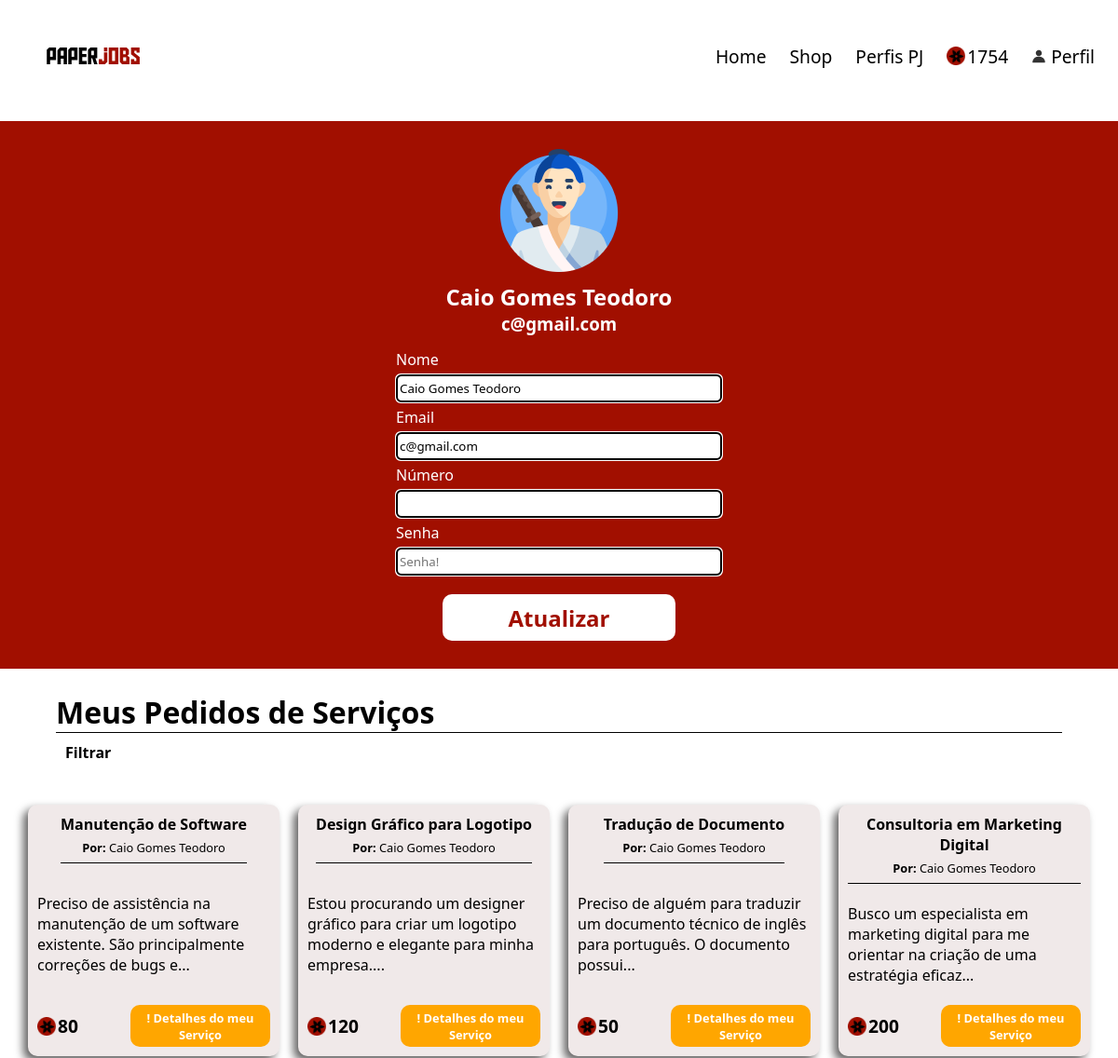
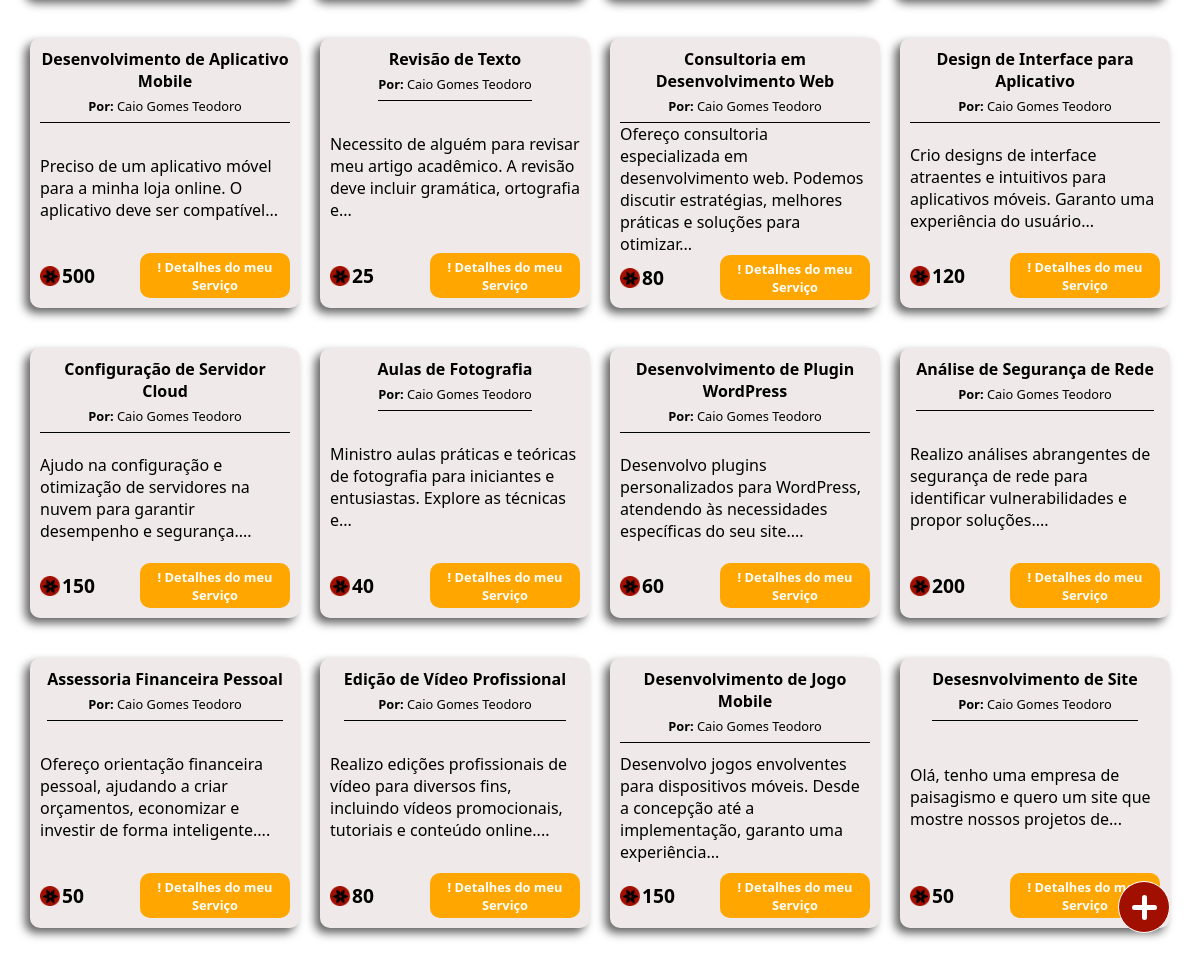
The app's page /perfil.php (signed in) with its own data (2 pictures, top to bottom).
### tables this page shows
CREATE TABLE IF NOT EXISTS `usuarios` (
  `usuario_id` int(11) NOT NULL AUTO_INCREMENT,
  `usuario_nome` varchar(255) NOT NULL,
  `usuario_email` varchar(255) NOT NULL,
  `usuario_senha` varchar(255) NOT NULL,
  `usuario_numero` varchar(20) NOT NULL,
  `usuario_nivel` varchar(6) NOT NULL,
  `usuario_status` int(11) NOT NULL,
  `usuario_ultimo_login` timestamp NOT NULL DEFAULT current_timestamp() ON UPDATE current_timestamp(),
  `usuario_criado` timestamp NOT NULL DEFAULT current_timestamp(),
  `usuario_pontos` int(11) NOT NULL DEFAULT 0,
  PRIMARY KEY (`usuario_id`)
);

CREATE TABLE IF NOT EXISTS `servicos` (
  `servico_id` int(11) NOT NULL AUTO_INCREMENT,
  `servico_autor_id` varchar(50) NOT NULL DEFAULT '0',
  `servico_titulo` varchar(50) NOT NULL DEFAULT '0',
  `servico_descricao` varchar(250) NOT NULL DEFAULT '0',
  `servico_valor` int(11) NOT NULL DEFAULT 50,
  `servico_status` varchar(50) NOT NULL DEFAULT '0',
  `servico_data` timestamp NOT NULL DEFAULT current_timestamp(),
  `servico_orcamento_max` int(11) NOT NULL DEFAULT 0,
  `servico_tecnologias_usadas` varchar(50) DEFAULT NULL,
  `servico_prazo_max` varchar(50) DEFAULT NULL,
  `servico_ativo` int(11) DEFAULT 0,
  PRIMARY KEY (`servico_id`)
);

### functions/functions_usuarios.php (called while the page is built, shortened)
<?php
function listarUsuarios($conn, $id = null)
{
    $query = "SELECT * FROM usuarios WHERE 1=1";
    if (!empty($id))
        $query .= " AND usuario_id = " . mysqli_real_escape_string($conn, $id);
    $result = $conn->query($query);
    if ($result->num_rows > 0) {
        $usuarios = [];
        while ($row = $result->fetch_assoc()) {
            $usuarios[] = $row;
        }
        return $usuarios;
    } else {
        return [];
    }
}

### functions/functions_servicos.php (called while the page is built, shortened)
<?php
function listaServicos($conn, $id = NULL, $servico_autor_id = NULL, $titulo = NULL, $tipo = NULL, $status = NULL, $order_by = NULL, $limite = NULL, $servico_ativo = null)
{
    $query = "SELECT servicos.*, usuarios.usuario_nome, servicos_status.servico_status_nome, servicos_status.servico_status_quantidade_desbloqueado FROM servicos
              INNER JOIN servicos_status ON servicos.servico_status = servicos_status.servico_status_id
              INNER JOIN usuarios ON servicos.servico_autor_id = usuarios.usuario_id WHERE 1=1";
    if (is_numeric($servico_autor_id))
        $query .= " AND servico_autor_id = " . mysqli_real_escape_string($conn, $servico_autor_id);
    if (!empty($order_by))
        $query .= " ORDER BY servico_data $order_by";
    $result = mysqli_query($conn, $query);
    if ($result !== FALSE) {
        return $result;
    } else {
        return "ERRO: " . mysqli_error($conn);
    }
}

### perfil.php (the view, shortened to what this page needs)
<?php
require("header.php");
$atualizar = isset($_REQUEST['atualizar']) ? $_REQUEST['atualizar'] : false;
?>
<!DOCTYPE html>
<html lang="pt-br">
    <head>
    </head>
    <body>
        <div class="container-perfil">
            <div class="container-info-perfil" id="container-info-perfil">
                <img class="perfil_img" src="assets/iconPerfil/icon_perfil.png" alt="">
                <h2 class='usuario-nome'><?php echo $_SESSION['usuario']["usuario_nome"]; ?></h2>
                <h3 class='usuario-tipo'><?php echo $_SESSION['usuario']["usuario_email"]; ?></h3>
            </div>
            <div class="main">
                <div class="informacoes-perfil-selecionado">
                    <form action="" method='POST' class="container-atualizar_usuario">
                        <div class="containers-inputs">
                            <label for="">Nome</label><br>
                            <input class="usuario-input usuario_nome" <?php echo $atualizar == true ? "" : ' disabled'; ?>
                                value="<?php echo $_SESSION['usuario']["usuario_nome"]; ?>" type="text"
                                name="usuario_nome" id="">
                        </div>
                        <div class="containers-inputs">
                            <label for="">Email</label><br>
                            <input class="usuario-input usuario_email" <?php echo $atualizar == true ? "" : ' disabled'; ?>
                                value="<?php echo $_SESSION['usuario']["usuario_email"]; ?>" type="email"
                                name="usuario_email" id="">
                        </div>
                        <div class="containers-inputs">
                            <label for="">Número</label><br>
                            <input class="usuario-input usuario_numero" <?php echo $atualizar == true ? "" : ' disabled'; ?>
                                value="<?php echo $_SESSION['usuario']["usuario_numero"]; ?>" type="text"
                                name="usuario_numero" id="telefone">
                        </div>
                        <div class="containers-inputs">
                            <label for="">Senha</label><br>
                            <input class="usuario-input usuario_senha" disabled style="color:black" type="password"
                                name="usuario_senha" placeholder="Senha!" id="">
                        </div>
                        <form id="perfilForm" action="perfil.php" method="GET">
                            <div class="btns"
                                style="display:flex; width:100%;justify-content: center;margin-top: 15px;">
                                <?php if ($atualizar == false) {
                                    ?>
                                    <input class="btn_atualizar_usuario" type="button" name="atualizar" value="Atualizar">
                                <?php } ?>
                            </div>
                        </form>
                    </form>
                </div>
            </div>
        </div>
        <div class="container_servicos" style="margin-top:25px;">
            <div class="titulo_servicos">
                <h4>Meus Pedidos de Serviços</h4>
            </div>
            <div class="filtros">
                <li><b>Filtrar</b></li>
            </div>
            <div class="container_cards_servicos">
                <?php
                $listaServicos = listaServicos($conn, null, $_SESSION['usuario']["usuario_id"], null, null, null, 'DESC');
                if (!empty($listaServicos)) {
                    foreach ($listaServicos as $servico) {
                        $varfica_servico_desbloqueado = verificaServicoDesbloqueado($conn, $servico['servico_id'], $_SESSION['usuario']["usuario_id"]);
                        ?>
                        <div class="card_servico" id_serviço="<?php echo $servico['servico_id']; ?>">
                            <div class="card_header" style="border-bottom:1px solid black;">
                                <div class="titulo_servico"><b> <?php echo $servico['servico_titulo']; ?></b></div>
                                <div class="dono_servico"><b>Por:</b><?php echo " " . $servico['usuario_nome']; ?></div>
                            </div>
                            <div class="card_body">
                                <span>
                                    <?php
                                    $descricao = $servico['servico_descricao'];
                                    $palavras = explode(' ', $descricao);
                                    if (count($palavras) > 8) {
                                        $descricao = implode(' ', array_slice($palavras, 0, 15)) . '...';
                                    }
                                    echo $descricao;
                                    ?>
                                </span>
                            </div>
                            <div class="card_footer" style="justify-content: space-between;">
                                <div class="moedas_servico">
                                    <img class="icon_ponto" src="assets/icons/Pontos.png" alt="icon_moeda"><b>
                                        <?php echo $servico['servico_valor']; ?></b>
                                </div>
                                <?php if ($_SESSION['usuario']["usuario_id"] == $servico['servico_autor_id']) { ?>
                                    <div class="respostas_servico" style="background-color:#ffa600;"> <span> !
                                            <?php echo "Detalhes do meu Serviço" ?></span>
                                    </div>
                                <?php } else if ($varfica_servico_desbloqueado <= 0) { ?>
                                        <div class="respostas_servico"> <span> !
                                            <?php echo $servico['servico_status_nome']; ?></span>
                                        </div>
                                <?php } ?>
                            </div>
                        </div>
                        <?php
                    }
                } else {
                    ?>
                    <h4>Nenhum Serviço encontrado!</h4>
                    <?php
                } ?>
            </div>
        </div>
    </body>
</html>

### header.php (shortened to what this page needs)
<?php
require('conexao.php');
require('functions/functions_usuarios.php');
require('functions/functions_servicos.php');
$usuario_dados = listarUsuarios($conn, $_SESSION["usuario"]["usuario_id"]);
?>
<head>
    <link rel="stylesheet" href="css/style_claro.css">
</head>
<header>
    <div class="container_header">
        <div class="logo"><a href="home.php"><img style="width: 100px;" src="assets/logos/paperjobs.svg" alt="logo"></a>
        </div>
        <div class="container_option_header">
            <a href="home.php" class="option_header">Home</a>
            <a href="shop.php" class="option_header">Shop</a>
            <a href="perfil_pj.php" class="option_header">Perfis PJ</a>
            <div class="moedas_usuario option_header">
                <img class="icon_ponto" src="assets/icons/Pontos.png" alt="">
                <span><?php echo $usuario_dados[0]["usuario_pontos"] ?></span>
            </div>
            <a href="perfil.php">
                <div class="perfil_usuario option_header">
                    <img src="assets/icons/perfil.png" alt="icon_perfil">
                    <span>Perfil</span>
                </div>
            </a>
        </div>
    </div>
</header>
<body>
    <a href="criar_servico.php">
        <div class="adicionar_servico">
            <div class="linha_vertical"></div>
        </div>
    </a>
</body>

### css/style_claro.css (style rules this page uses)
* { margin: 0px; font-family: system-ui; }
body { display: flex; align-items: center; flex-direction: column; }
header { width: 100%; display: flex; min-height: 15vh; max-height: 110px; align-items: center; margin-bottom: 10px; }
.icon_ponto { margin-right: 2px; width: 20px; height: 20px; }
.container_header { width: 100%; display: flex; justify-content: space-between; max-height: 110px; }
.container_option_header { display: flex; font-size: 1.2em; align-items: center; }
.container_option_header a { text-decoration: none; color: black; }
.option_header { margin-right: 25px; }
.moedas_usuario { display: flex; align-items: center; }
.perfil_usuario { cursor: pointer; }
.logo { display: flex; align-items: center; margin-left: 50px; }
.adicionar_servico { border: white solid 1px; background-color: #A10F00; width: 50px; height: 50px; border-radius: 50%; position: fixed; bottom: 30px; right: 30px; display: flex; align-items: center; justify-content: center; color: white; font-size: 20px; cursor: pointer; }
.linha_horizontal, .linha_vertical { transition: .5s; background-color: #ffffff; height: 5px; width: 25px; border-radius: 15px; }
.linha_vertical { transform: rotate(90deg); margin-left: -50%; }
.container_servicos { width: 100%; display: flex; align-items: center; flex-direction: column; }
.titulo_servicos { font-size: 2em; border-bottom: 1px solid black; width: 90%; }
.filtros { display: flex; justify-content: start; width: 90%; text-decoration: none; list-style: none; }
.filtros li { margin: 10px; cursor: pointer; }
.container_cards_servicos { width: 98%; margin: 15px; display: flex; justify-content: center; flex-wrap: wrap; }
.card_servico { width: calc(100% / 5); min-width: 250px; height: 200px; padding: 10px; background: #F0E9E9; border-radius: 10px; display: flex; flex-direction: column; align-items: center; justify-content: space-between; margin: 20px 10px; cursor: pointer; box-shadow: -5px 5px 10px #646363; }
.card_header { display: flex; flex-direction: column; align-items: center; justify-content: center; padding-bottom: 2px; }
.titulo_servico { text-align: center; }
.dono_servico { margin: 5px 0px; font-size: .8em; }
.card_footer { width: 100%; height: auto; display: flex; font-size: 0.8em; }
.respostas_servico { text-align: center; background-color: #A10F00; color: white; padding: 5px; font-weight: bold; width: 140px; height: 35px; border-radius: 10px; display: flex; align-items: center; justify-content: center; }
.moedas_servico { font-size: 1.5em; display: flex; align-items: center; }
.container-perfil { width: 100%; background-color: #A10F00; padding: 30px 0px; color: white; }
.container-info-perfil { padding-bottom: 15px; display: flex; flex-direction: column; align-items: center; justify-content: center; }
.informacoes-perfil-selecionado { display: flex; justify-content: center; align-items: center; flex-direction: column; }
.container-atualizar_usuario { width: 350px; display: flex; justify-content: center; align-items: center; flex-direction: column; }
.containers-inputs { width: 100%; }
.usuario-input { border-radius: 5px; height: 30px; width: 100%; outline-style: auto; margin: 5px 0px; color: black; background: white; }
.usuario-nome { margin-top: 10px; }
.btn_atualizar_usuario { width: 250px; height: 50px; border: none; flex-shrink: 0; border-radius: 10px; background-color: #ffffff; color: #A10F00; display: flex; align-items: center; justify-content: center; text-align: center; font-size: 24px; font-style: normal; font-weight: bold; line-height: normal; cursor: pointer; }

### records on screen
usuarios: usuario_pontos "1754"
servicos: servico_titulo "Manutenção de Software", usuarios.usuario_nome "Caio Gomes Teodoro", servico_descricao "Preciso de assistência na manutenção de um software existente. São principalmente correções de bugs e...", servico_valor "80", servico_autor_id "Detalhes do meu Serviço"
servicos: servico_titulo "Design Gráfico para Logotipo", usuarios.usuario_nome "Caio Gomes Teodoro", servico_descricao "Estou procurando um designer gráfico para criar um logotipo moderno e elegante para minha empresa....", servico_valor "120", servico_autor_id "Detalhes do meu Serviço"
servicos: servico_titulo "Tradução de Documento", usuarios.usuario_nome "Caio Gomes Teodoro", servico_descricao "Preciso de alguém para traduzir um documento técnico de inglês para português. O documento possui...", servico_valor "50", servico_autor_id "Detalhes do meu Serviço"
servicos: servico_titulo "Consultoria em Marketing Digital", usuarios.usuario_nome "Caio Gomes Teodoro", servico_descricao "Busco um especialista em marketing digital para me orientar na criação de uma estratégia eficaz...", servico_valor "200", servico_autor_id "Detalhes do meu Serviço"
servicos: servico_titulo "Desenvolvimento de Aplicativo Mobile", usuarios.usuario_nome "Caio Gomes Teodoro", servico_descricao "Preciso de um aplicativo móvel para a minha loja online. O aplicativo deve ser compatível...", servico_valor "500", servico_autor_id "Detalhes do meu Serviço"
servicos: servico_titulo "Revisão de Texto", usuarios.usuario_nome "Caio Gomes Teodoro", servico_descricao "Necessito de alguém para revisar meu artigo acadêmico. A revisão deve incluir gramática, ortografia e...", servico_valor "25", servico_autor_id "Detalhes do meu Serviço"
servicos: servico_titulo "Consultoria em Desenvolvimento Web", usuarios.usuario_nome "Caio Gomes Teodoro", servico_descricao "Ofereço consultoria especializada em desenvolvimento web. Podemos discutir estratégias, melhores práticas e soluções para otimizar...", servico_valor "80", servico_autor_id "Detalhes do meu Serviço"
servicos: servico_titulo "Design de Interface para Aplicativo", usuarios.usuario_nome "Caio Gomes Teodoro", servico_descricao "Crio designs de interface atraentes e intuitivos para aplicativos móveis. Garanto uma experiência do usuário...", servico_valor "120", servico_autor_id "Detalhes do meu Serviço"
servicos: servico_titulo "Configuração de Servidor Cloud", usuarios.usuario_nome "Caio Gomes Teodoro", servico_descricao "Ajudo na configuração e otimização de servidores na nuvem para garantir desempenho e segurança....", servico_valor "150", servico_autor_id "Detalhes do meu Serviço"
servicos: servico_titulo "Aulas de Fotografia", usuarios.usuario_nome "Caio Gomes Teodoro", servico_descricao "Ministro aulas práticas e teóricas de fotografia para iniciantes e entusiastas. Explore as técnicas e...", servico_valor "40", servico_autor_id "Detalhes do meu Serviço"
servicos: servico_titulo "Desenvolvimento de Plugin WordPress", usuarios.usuario_nome "Caio Gomes Teodoro", servico_descricao "Desenvolvo plugins personalizados para WordPress, atendendo às necessidades específicas do seu site....", servico_valor "60", servico_autor_id "Detalhes do meu Serviço"
servicos: servico_titulo "Análise de Segurança de Rede", usuarios.usuario_nome "Caio Gomes Teodoro", servico_descricao "Realizo análises abrangentes de segurança de rede para identificar vulnerabilidades e propor soluções....", servico_valor "200", servico_autor_id "Detalhes do meu Serviço"
servicos: servico_titulo "Assessoria Financeira Pessoal", usuarios.usuario_nome "Caio Gomes Teodoro", servico_descricao "Ofereço orientação financeira pessoal, ajudando a criar orçamentos, economizar e investir de forma inteligente....", servico_valor "50", servico_autor_id "Detalhes do meu Serviço"
servicos: servico_titulo "Edição de Vídeo Profissional", usuarios.usuario_nome "Caio Gomes Teodoro", servico_descricao "Realizo edições profissionais de vídeo para diversos fins, incluindo vídeos promocionais, tutoriais e conteúdo online....", servico_valor "80", servico_autor_id "Detalhes do meu Serviço"
servicos: servico_titulo "Desenvolvimento de Jogo Mobile", usuarios.usuario_nome "Caio Gomes Teodoro", servico_descricao "Desenvolvo jogos envolventes para dispositivos móveis. Desde a concepção até a implementação, garanto uma experiência...", servico_valor "150", servico_autor_id "Detalhes do meu Serviço"
servicos: servico_titulo "Desesnvolvimento de Site", usuarios.usuario_nome "Caio Gomes Teodoro", servico_descricao "Olá, tenho uma empresa de paisagismo e quero um site que mostre nossos projetos de...", servico_valor "50", servico_autor_id "Detalhes do meu Serviço"

### other values on screen
$_SESSION['usuario']["usuario_nome"] "Caio Gomes Teodoro"
$_SESSION['usuario']["usuario_email"] "c@gmail.com"
